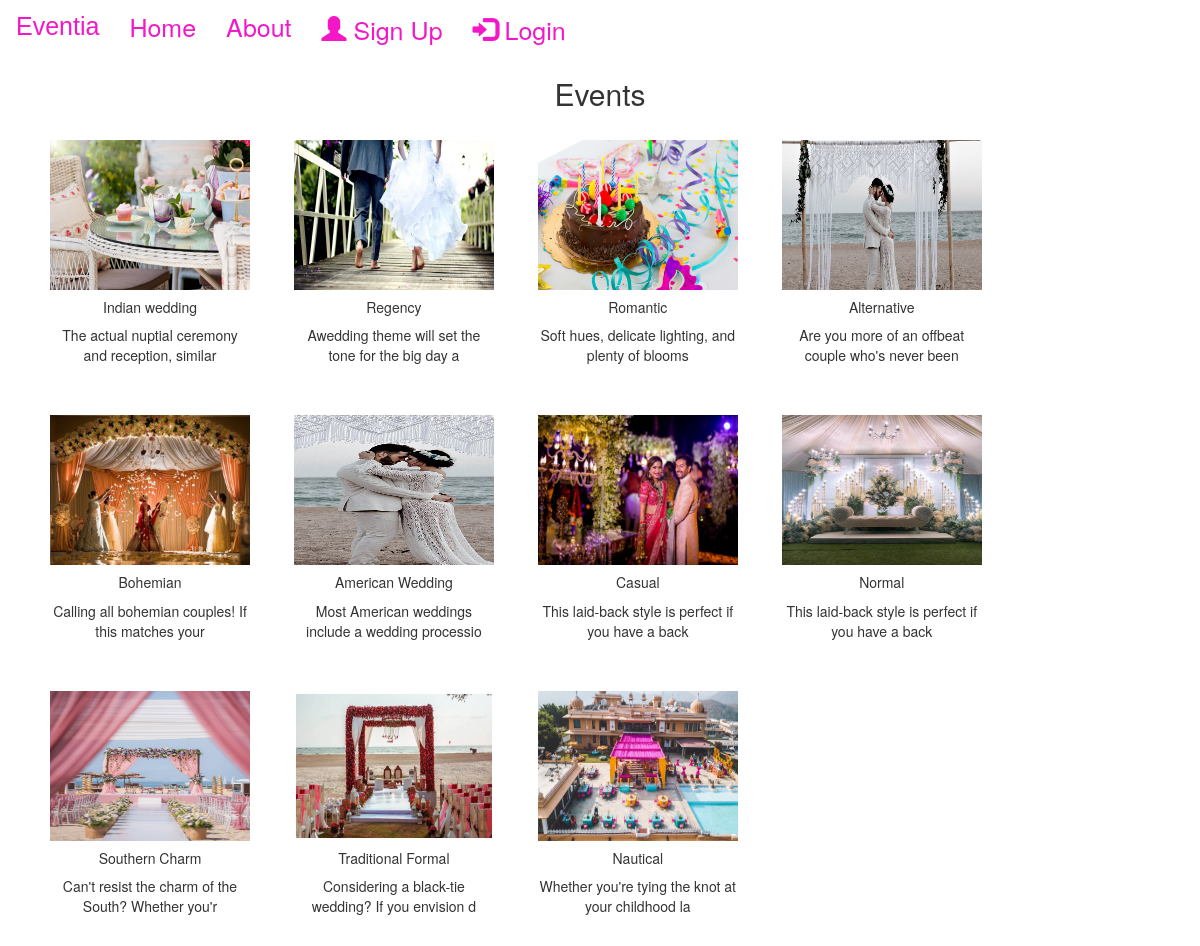
Screenshot of /events/ with the database file from the repository.
### eventapp/models.py (models this page shows, shortened)
class Event(models.Model):
    img=models.ImageField(upload_to="pic")
    name=models.CharField(max_length=50)
    desc=models.CharField(max_length=50)

### eventapp/views.py (the view)
# urls.py: path('events/',views.events,name='events'),
def events(request):
    dict_eve={
        'eve':Event.objects.all()
    }
    return render(request,'events.html',dict_eve)

### template/events.html (shortened to what this page needs)
{% extends 'base.html' %}
{% load static %}
        {%block content%}
<h2 class="text-center">Events</h2>
<div class="container">
         {% for i  in eve %}
        <div class="card text-center" style="width: 20rem; display:inline-block;margin: 20px;">
                <img src="{{i.img.url}}" class="card-img-top" alt="..." height="150px" width="200px">
                <div class="card-body">
                  <h5 class="card-title">{{i.name}}</h5>
                  <p class="card-text">{{i.desc}}</p>
                </div>
              </div>
              {% endfor %}
</div>
{% endblock %}

### template/base.html (shortened to what this page needs)
{% load static%}
<!DOCTYPE html>
<html lang="en">
<head>
    <link rel="stylesheet" href="https://maxcdn.bootstrapcdn.com/bootstrap/3.4.1/css/bootstrap.min.css">
    <link href="https://cdnjs.cloudflare.com/ajax/libs/font-awesome/5.15.0/css/all.min.css" rel="stylesheet">
</head>
<body>
    <nav class="navbar navbar-bg-light">
  <div class="container-fluid ">
    <div class="navbar-header ">
      <a class="navbar-brand" href="#">Eventia</a>
    </div>
    <ul class="nav navbar-nav mx-auto ">
      <li class="active"><a href="{% url 'index' %}">Home</a></li>
      <li><a href="{% url 'about' %}">About</a></li>
      {% if user.is_authenticated %}
      <li><a href="{% url 'events' %}">Events</a></li>
      <li><a href="{% url 'contact' %}">Contact</a></li>
         <li><a href="{% url 'booking' %}">Booking</a></li>
      <li><a href="{% url 'logout' %}"><span class="glyphicon glyphicon-log-out"></span> SignOut</a></li>
    </ul>
    <h3>{{user.username}}</h3>
    {% else %}
    <ul class="nav navbar-nav navbar-right">
      <li><a href="{% url 'register' %}"><span class="glyphicon glyphicon-user"></span> Sign Up</a></li>
      <li><a href="{% url 'login' %}"><span class="glyphicon glyphicon-log-in"></span> Login</a></li>
    {% endif %}
    </ul>
  </div>
</nav>
{%block content%}
{% endblock %}
</body>
</html>

### template/base.html (style rules this page uses)
.nav li a { color: rgb(244, 23, 200); font-size: 25px; }
.navbar-brand { color: rgb(244, 23, 200); font-size: 25px; font-family: Impact, Haettenschweiler, 'Arial Narrow Bold', sans-serif; }

### rows the page displays
Event: img (picture), name "Indian wedding", desc "The actual nuptial ceremony and reception, similar"
Event: img (picture), name "Regency", desc "Awedding theme will set the tone for the big day a"
Event: img (picture), name "Romantic", desc "Soft hues, delicate lighting, and plenty of blooms"
Event: img (picture), name "Alternative", desc "Are you more of an offbeat couple who's never been"
Event: img (picture), name "Bohemian", desc "Calling all bohemian couples! If this matches your"
Event: img (picture), name "American Wedding", desc "Most American weddings include a wedding processio"
Event: img (picture), name "Casual", desc "This laid-back style is perfect if you have a back"
Event: img (picture), name "Normal", desc "This laid-back style is perfect if you have a back"
Event: img (picture), name "Southern Charm", desc "Can't resist the charm of the South? Whether you'r"
Event: img (picture), name "Traditional Formal", desc "Considering a black-tie wedding? If you envision d"
Event: img (picture), name "Nautical", desc "Whether you're tying the knot at your childhood la"
